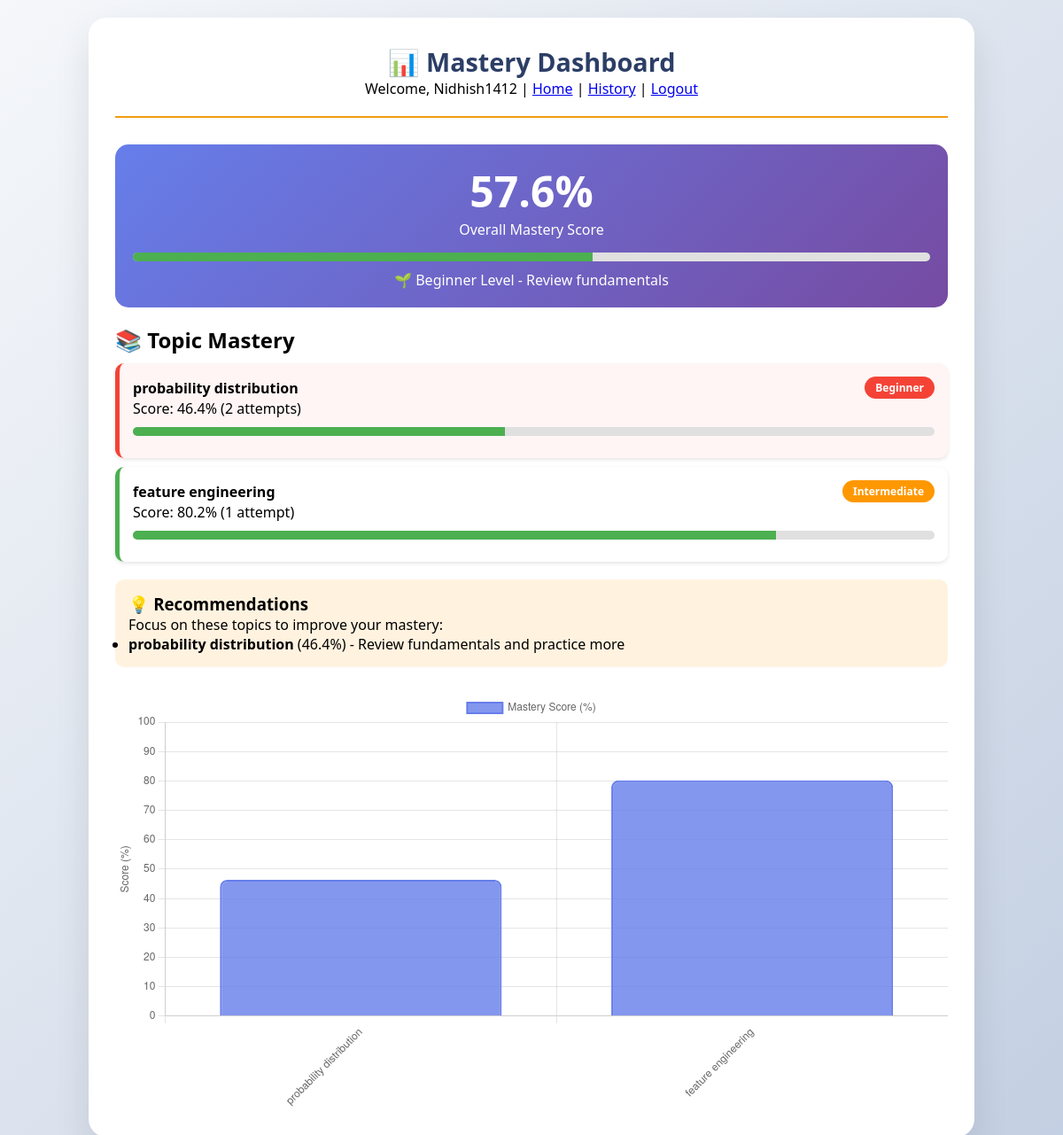
/mastery (signed in), run on the app's committed database.
### database/models.py (models this page shows)
class User(UserMixin, db.Model):
    __tablename__ = 'users'
    id = db.Column(db.Integer, primary_key=True)
    email = db.Column(db.String(120), unique=True, nullable=False)
    username = db.Column(db.String(80), unique=True, nullable=False)
    password_hash = db.Column(db.String(200), nullable=False)
    created_at = db.Column(db.DateTime, default=datetime.utcnow)
    quizzes = db.relationship('QuizResult', backref='user', lazy=True)

class QuizResult(db.Model):
    __tablename__ = 'quiz_results'
    id = db.Column(db.Integer, primary_key=True)
    user_id = db.Column(db.Integer, db.ForeignKey('users.id'), nullable=False)
    topic = db.Column(db.String(200), nullable=False)
    total_score = db.Column(db.Float)
    max_score = db.Column(db.Float)
    percentage = db.Column(db.Float)
    grade = db.Column(db.String(2))
    mastery_level = db.Column(db.String(20))
    quiz_data = db.Column(db.Text)  # JSON string of questions/answers
    taken_at = db.Column(db.DateTime, default=datetime.utcnow)

### app.py (the view)
@app.route('/mastery')
@login_required
def mastery():
    quizzes = QuizResult.query.filter_by(user_id=current_user.id).all()
    if quizzes:
        avg_percentage = sum(q.percentage for q in quizzes) / len(quizzes)
    else:
        avg_percentage = 0
    topic_mastery = {}
    for q in quizzes:
        if q.topic not in topic_mastery:
            topic_mastery[q.topic] = {'scores': [], 'mastery': q.mastery_level}
        topic_mastery[q.topic]['scores'].append(q.percentage)
    topic_summary = []
    for topic, data in topic_mastery.items():
        avg_score = sum(data['scores']) / len(data['scores'])
        topic_summary.append({
            'topic': topic,
            'avg_score': avg_score,
            'level': data['mastery'],
            'attempts': len(data['scores'])
        })
    weak_topics = [t for t in topic_summary if t['avg_score'] < 70]
    return render_template('mastery.html',
                         avg_percentage=avg_percentage,
                         topic_summary=topic_summary,
                         weak_topics=weak_topics,
                         total_quizzes=len(quizzes))

### app.py (called while the page is built)
@login_manager.user_loader
def load_user(user_id):
    return User.query.get(int(user_id))

### templates/mastery.html (shortened to what this page needs)
<!DOCTYPE html>
<html>
<head>
    <link rel="stylesheet" href="{{ url_for('static', filename='css/style.css') }}">
</head>
<body>
    <div class="container">
        <div class="header">
            <h1>📊 Mastery Dashboard</h1>
            <div>
                Welcome, {{ current_user.username }} |
                <a href="/">Home</a> |
                <a href="/history">History</a> |
                <a href="/logout">Logout</a>
            </div>
        </div>
        {% if total_quizzes == 0 %}
            <div class="mastery-card">
                <p>No quizzes taken yet. Ask a question and take a quiz to see your mastery!</p>
                <a href="/" style="color: white; text-decoration: underline;">Start learning →</a>
            </div>
        {% else %}
            <div class="mastery-card">
                <div class="mastery-score">{{ "%.1f"|format(avg_percentage) }}%</div>
                <div>Overall Mastery Score</div>
                <div class="progress-bar" style="margin-top: 15px;">
                    <div class="progress-fill" style="width: {{ avg_percentage }}%;"></div>
                </div>
                <div style="margin-top: 10px;">
                    {% if avg_percentage >= 80 %}
                        🎉 Advanced Level - Excellent progress!
                    {% elif avg_percentage >= 60 %}
                        📈 Intermediate Level - Keep going!
                    {% else %}
                        🌱 Beginner Level - Review fundamentals
                    {% endif %}
                </div>
            </div>
            <h2>📚 Topic Mastery</h2>
            {% for topic in topic_summary %}
                <div class="topic-card {% if topic.avg_score < 70 %}weak-topic{% endif %}">
                    <div style="display: flex; justify-content: space-between; align-items: center;">
                        <strong>{{ topic.topic }}</strong>
                        <span class="badge badge-{{ topic.level.lower() }}">{{ topic.level }}</span>
                    </div>
                    <div>Score: {{ "%.1f"|format(topic.avg_score) }}% ({{ topic.attempts }} attempt{{ 's' if topic.attempts != 1 else '' }})</div>
                    <div class="progress-bar">
                        <div class="progress-fill" style="width: {{ topic.avg_score }}%;"></div>
                    </div>
                </div>
            {% endfor %}
            {% if weak_topics %}
                <div class="recommendation">
                    <h3>💡 Recommendations</h3>
                    <p>Focus on these topics to improve your mastery:</p>
                    <ul>
                        {% for topic in weak_topics[:3] %}
                            <li><strong>{{ topic.topic }}</strong> ({{ "%.1f"|format(topic.avg_score) }}%) - Review fundamentals and practice more</li>
                        {% endfor %}
                    </ul>
                </div>
            {% else %}
                <div class="recommendation" style="background: #e8f5e9;">
                    <h3>🎉 Outstanding!</h3>
                    <p>You have strong mastery across all topics. Consider exploring advanced subjects or helping others learn!</p>
                </div>
            {% endif %}
            <div style="margin-top: 30px;">
                <canvas id="masteryChart"></canvas>
            </div>
        {% endif %}
    </div>
    <script>
        {% if topic_summary %}
        // Chart.js visualization
        const ctx = document.getElementById('masteryChart').getContext('2d');
        new Chart(ctx, {
            type: 'bar',
            data: {
                labels: {{ topic_summary|map(attribute='topic')|list|tojson }},
                datasets: [{
                    label: 'Mastery Score (%)',
                    data: {{ topic_summary|map(attribute='avg_score')|list|tojson }},
                    backgroundColor: 'rgba(102, 126, 234, 0.8)',
                    borderColor: 'rgba(102, 126, 234, 1)',
                    borderWidth: 2,
                    borderRadius: 8
                }]
            },
            options: {
                responsive: true,
                scales: {
                    y: {
                        beginAtZero: true,
                        max: 100,
                        title: { display: true, text: 'Score (%)' }
                    },
                    x: {
                        ticks: { rotation: -45, autoSkip: true, maxRotation: 45, minRotation: 45 }
                    }
                },
                plugins: {
                    tooltip: { callbacks: { label: (ctx) => `${ctx.raw.toFixed(1)}%` } }
                }
            }
        });
        {% endif %}
    </script>
</body>
</html>

### static/css/style.css (style rules this page uses)
:root { --primary: #2c3e66; --primary-dark: #1a2a44; --secondary: #f39c12; --light: #f8f9fa; --dark: #343a40; --success: #27ae60; --danger: #e74c3c; }
* { margin: 0; padding: 0; box-sizing: border-box; }
body { font-family: 'Segoe UI', Tahoma, Geneva, Verdana, sans-serif; background: linear-gradient(135deg, #f5f7fa 0%, #c3cfe2 100%); min-height: 100vh; padding: 20px; }
.container { max-width: 1000px; margin: 0 auto; background: white; border-radius: 20px; box-shadow: 0 20px 40px rgba(0,0,0,0.1); overflow: hidden; padding: 30px; }
.header { text-align: center; margin-bottom: 30px; border-bottom: 2px solid var(--secondary); padding-bottom: 20px; }
.header h1 { color: var(--primary); font-size: 1.8rem; }

### templates/mastery.html (style rules this page uses)
.mastery-card { background: linear-gradient(135deg, #667eea 0%, #764ba2 100%); color: white; padding: 20px; border-radius: 15px; margin: 20px 0; text-align: center; }
.mastery-score { font-size: 48px; font-weight: bold; }
.topic-card { background: white; border-radius: 10px; padding: 15px; margin: 10px 0; box-shadow: 0 2px 4px rgba(0,0,0,0.1); border-left: 5px solid #4CAF50; }
.weak-topic { border-left-color: #f44336; background: #fff5f5; }
.progress-bar { height: 10px; background: #e0e0e0; border-radius: 5px; overflow: hidden; margin: 10px 0; }
.progress-fill { height: 100%; background: #4CAF50; transition: width 0.3s; }
.recommendation { background: #fff3e0; padding: 15px; border-radius: 10px; margin: 20px 0; }
.badge { display: inline-block; padding: 4px 12px; border-radius: 20px; font-size: 12px; font-weight: bold; }
.badge-beginner { background: #f44336; color: white; }
.badge-intermediate { background: #ff9800; color: white; }

### data on the page
User: username "Nidhish1412"
QuizResult: topic "probability distribution", level "Beginner", avg_score "46.4", attempts "2", attempts "s", {{ topic.avg_score }} 46.354166666666664 (drawn)
QuizResult: topic "feature engineering", level "Intermediate", avg_score "80.2", attempts "1", {{ topic.avg_score }} 80.20833333333333 (drawn)

### other printed values
{{ "%.1f"|format(avg_percentage) }} "57.6"
chart data {{ topic_summary|map(attribute='topic')|list|tojson }} ["probability distribution", "feature engineering"]
chart data {{ topic_summary|map(attribute='avg_score')|list|tojson }} [46.354166666666664, 80.20833333333333]
